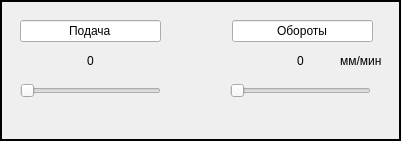
     <widget class="QFrame" name="frame_4">
      <property name="geometry">
       <rect>
        <x>440</x>
        <y>560</y>
        <width>401</width>
        <height>141</height>
       </rect>
      </property>
      <property name="frameShape">
       <enum>QFrame::Shape::Box</enum>
      </property>
      <property name="frameShadow">
       <enum>QFrame::Shadow::Plain</enum>
      </property>
      <property name="lineWidth">
       <number>2</number>
      </property>
      <widget class="QLabel" name="label_spindle_value">
       <property name="geometry">
        <rect>
         <x>230</x>
         <y>50</y>
         <width>141</width>
         <height>21</height>
        </rect>
       </property>
       <property name="text">
        <string>0</string>
       </property>
       <property name="alignment">
        <set>Qt::AlignmentFlag::AlignCenter</set>
       </property>
      </widget>
      <widget class="QLineEdit" name="label_spindle_speed">
       <property name="geometry">
        <rect>
         <x>232</x>
         <y>20</y>
         <width>141</width>
         <height>22</height>
        </rect>
       </property>
       <property name="text">
        <string>Обороты</string>
       </property>
       <property name="alignment">
        <set>Qt::AlignmentFlag::AlignCenter</set>
       </property>
       <property name="readOnly">
        <bool>true</bool>
       </property>
      </widget>
      <widget class="QSlider" name="slider_spindle_speed">
       <property name="geometry">
        <rect>
         <x>230</x>
         <y>80</y>
         <width>141</width>
         <height>22</height>
        </rect>
       </property>
       <property name="orientation">
        <enum>Qt::Orientation::Horizontal</enum>
       </property>
      </widget>
      <widget class="QLineEdit" name="label_feed_rate">
       <property name="geometry">
        <rect>
         <x>20</x>
         <y>20</y>
         <width>141</width>
         <height>22</height>
        </rect>
       </property>
       <property name="text">
        <string>Подача</string>
       </property>
       <property name="alignment">
        <set>Qt::AlignmentFlag::AlignCenter</set>
       </property>
       <property name="readOnly">
        <bool>true</bool>
       </property>
      </widget>
      <widget class="QSlider" name="slider_feed_rate">
       <property name="geometry">
        <rect>
         <x>20</x>
         <y>80</y>
         <width>141</width>
         <height>22</height>
        </rect>
       </property>
       <property name="orientation">
        <enum>Qt::Orientation::Horizontal</enum>
       </property>
      </widget>
      <widget class="QLabel" name="label_feed_value">
       <property name="geometry">
        <rect>
         <x>20</x>
         <y>50</y>
         <width>141</width>
         <height>21</height>
        </rect>
       </property>
       <property name="text">
        <string>0</string>
       </property>
       <property name="alignment">
        <set>Qt::AlignmentFlag::AlignCenter</set>
       </property>
      </widget>
      <widget class="QLabel" name="label_changessk">
       <property name="geometry">
        <rect>
         <x>340</x>
         <y>50</y>
         <width>49</width>
         <height>21</height>
        </rect>
       </property>
       <property name="text">
        <string>мм/мин</string>
       </property>
      </widget>
     </widget>
